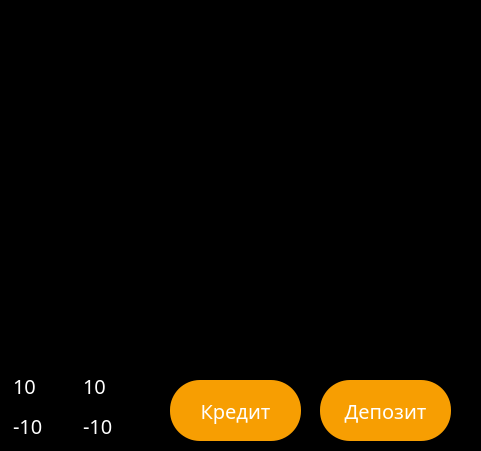
   <widget class="QFrame" name="frame_2">
    <property name="geometry">
     <rect>
      <x>510</x>
      <y>0</y>
      <width>481</width>
      <height>451</height>
     </rect>
    </property>
    <property name="font">
     <font>
      <family>Quicksand</family>
      <pointsize>15</pointsize>
      <italic>false</italic>
      <bold>false</bold>
     </font>
    </property>
    <property name="styleSheet">
     <string notr="true"> background-color: rgb(0, 0, 0);</string>
    </property>
    <property name="frameShape">
     <enum>QFrame::StyledPanel</enum>
    </property>
    <property name="frameShadow">
     <enum>QFrame::Raised</enum>
    </property>
    <widget class="QCustomPlot" name="graph" native="true">
     <property name="geometry">
      <rect>
       <x>0</x>
       <y>0</y>
       <width>481</width>
       <height>361</height>
      </rect>
     </property>
     <property name="font">
      <font>
       <family>Quicksand</family>
       <pointsize>15</pointsize>
       <italic>false</italic>
       <bold>false</bold>
      </font>
     </property>
    </widget>
    <widget class="QLineEdit" name="Xmax">
     <property name="geometry">
      <rect>
       <x>10</x>
       <y>370</y>
       <width>61</width>
       <height>31</height>
      </rect>
     </property>
     <property name="font">
      <font>
       <family>Quicksand</family>
       <pointsize>15</pointsize>
       <italic>false</italic>
       <bold>false</bold>
      </font>
     </property>
     <property name="styleSheet">
      <string notr="true">   color: white;</string>
     </property>
     <property name="text">
      <string>10</string>
     </property>
     <property name="placeholderText">
      <string> X Max</string>
     </property>
    </widget>
    <widget class="QLineEdit" name="Xmin">
     <property name="geometry">
      <rect>
       <x>10</x>
       <y>410</y>
       <width>61</width>
       <height>31</height>
      </rect>
     </property>
     <property name="font">
      <font>
       <family>Quicksand</family>
       <pointsize>15</pointsize>
       <italic>false</italic>
       <bold>false</bold>
      </font>
     </property>
     <property name="styleSheet">
      <string notr="true">   color: white;</string>
     </property>
     <property name="text">
      <string>-10</string>
     </property>
     <property name="placeholderText">
      <string> X Min</string>
     </property>
    </widget>
    <widget class="QLineEdit" name="Ymax">
     <property name="geometry">
      <rect>
       <x>80</x>
       <y>370</y>
       <width>61</width>
       <height>31</height>
      </rect>
     </property>
     <property name="font">
      <font>
       <family>Quicksand</family>
       <pointsize>15</pointsize>
       <italic>false</italic>
       <bold>false</bold>
      </font>
     </property>
     <property name="styleSheet">
      <string notr="true">   color: white;</string>
     </property>
     <property name="text">
      <string>10</string>
     </property>
     <property name="placeholderText">
      <string> Y Max</string>
     </property>
    </widget>
    <widget class="QLineEdit" name="Ymin">
     <property name="geometry">
      <rect>
       <x>80</x>
       <y>410</y>
       <width>61</width>
       <height>31</height>
      </rect>
     </property>
     <property name="font">
      <font>
       <family>Quicksand</family>
       <pointsize>15</pointsize>
       <italic>false</italic>
       <bold>false</bold>
      </font>
     </property>
     <property name="styleSheet">
      <string notr="true">   color: white;</string>
     </property>
     <property name="text">
      <string>-10</string>
     </property>
     <property name="placeholderText">
      <string> Y Min</string>
     </property>
    </widget>
    <widget class="QPushButton" name="pushButton_credit">
     <property name="geometry">
      <rect>
       <x>170</x>
       <y>380</y>
       <width>131</width>
       <height>61</height>
      </rect>
     </property>
     <property name="font">
      <font>
       <family>Quicksand</family>
       <pointsize>15</pointsize>
       <italic>false</italic>
       <bold>false</bold>
      </font>
     </property>
     <property name="mouseTracking">
      <bool>false</bool>
     </property>
     <property name="styleSheet">
      <string notr="true">QPushButton {
   color: white;
   border-radius: 30px;
   background-color: #F79E02
}
QPushButton:pressed {
    background-color: qlineargradient(x1: 0, y1: 0, x2: 0, y2: 1,
                                      stop: 0 #FF7832, stop: 1 #FF9739);
}</string>
     </property>
     <property name="text">
      <string>Кредит</string>
     </property>
    </widget>
    <widget class="QPushButton" name="pushButton_deposit">
     <property name="geometry">
      <rect>
       <x>320</x>
       <y>380</y>
       <width>131</width>
       <height>61</height>
      </rect>
     </property>
     <property name="font">
      <font>
       <family>Quicksand</family>
       <pointsize>15</pointsize>
       <italic>false</italic>
       <bold>false</bold>
      </font>
     </property>
     <property name="mouseTracking">
      <bool>false</bool>
     </property>
     <property name="styleSheet">
      <string notr="true">QPushButton {
   color: white;
   border-radius: 30px;
   background-color: #F79E02
}
QPushButton:pressed {
    background-color: qlineargradient(x1: 0, y1: 0, x2: 0, y2: 1,
                                      stop: 0 #FF7832, stop: 1 #FF9739);
}</string>
     </property>
     <property name="text">
      <string>Депозит</string>
     </property>
    </widget>
   </widget>
